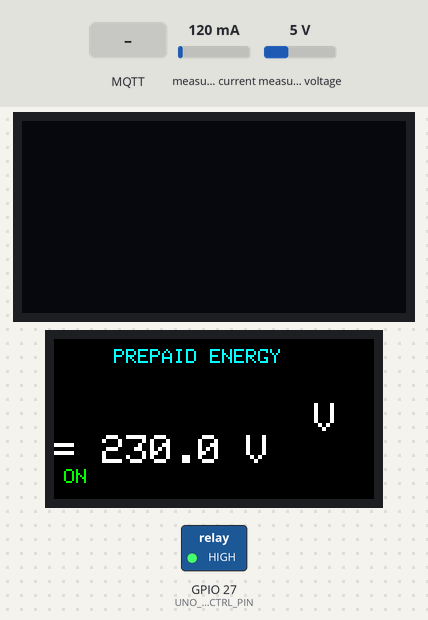
The sketch below on a simulated ESP32. On the bench: 128×64 one-colour display, 160×80 colour display, switched loads named in the sketch (green lamp = pin HIGH). The test bench sets the inputs (shaded band); at power-on: measured current 120 mA, measured voltage 5 V. WiFi joins after 1.5 s; servers stay silent unless stated; EEPROM starts erased; no MQTT or app messages arrive unless stated; pins used as bus, display or sensor lines are not drawn; what the sketch prints to the serial monitor is not drawn.

Above: at 2.9 s.
3.0 s: MQTT message "OFF" arrives on the first subscribed topic
At 5.19 s:
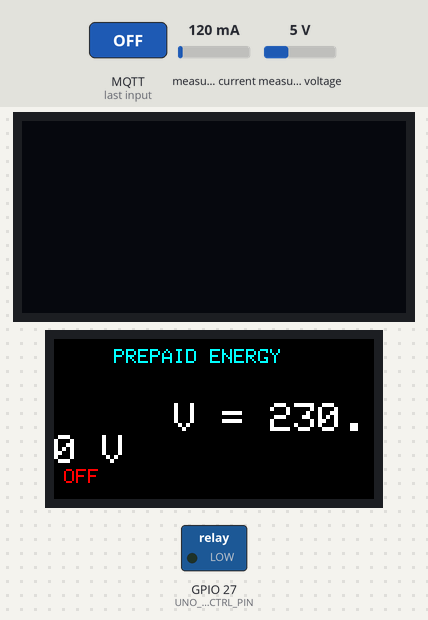
5.5 s: measured current set to 500 mA
At 6.85 s:
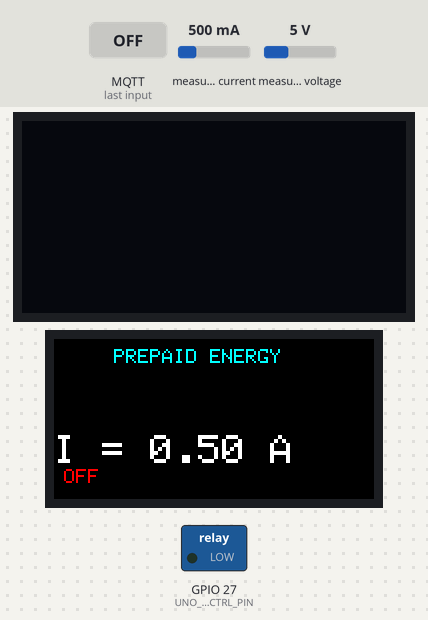
8.5 s: MQTT message "ON" arrives on the first subscribed topic
At 11.0 s:
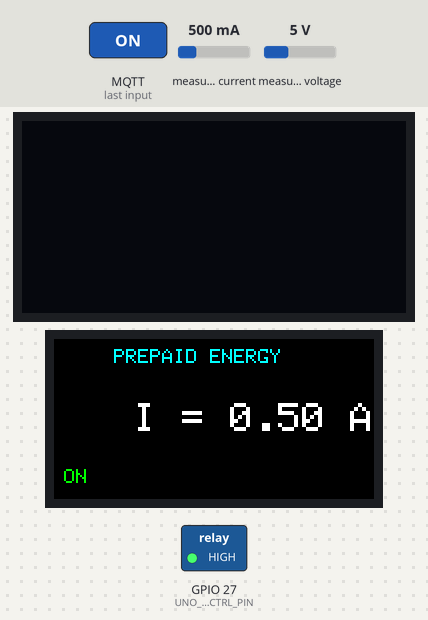
11.1 s: measured voltage set to 2.9 V
At 12.61 s:
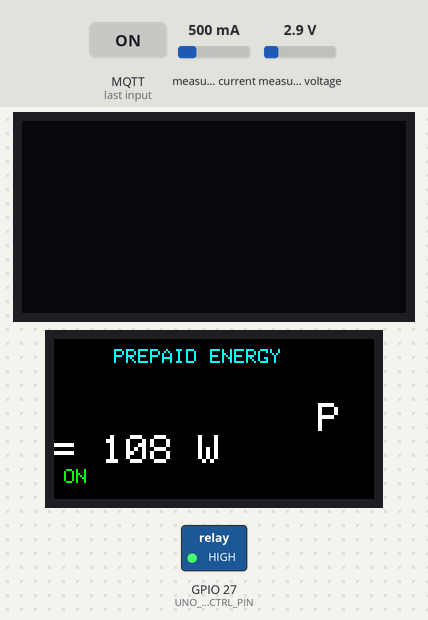
13.9 s: measured current set to 1000 mA
At 16.81 s:
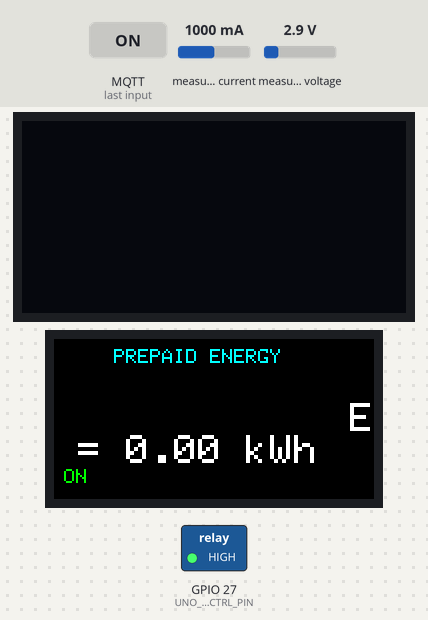
16.9 s: MQTT message "OFF" arrives on the first subscribed topic
At 20.6 s:
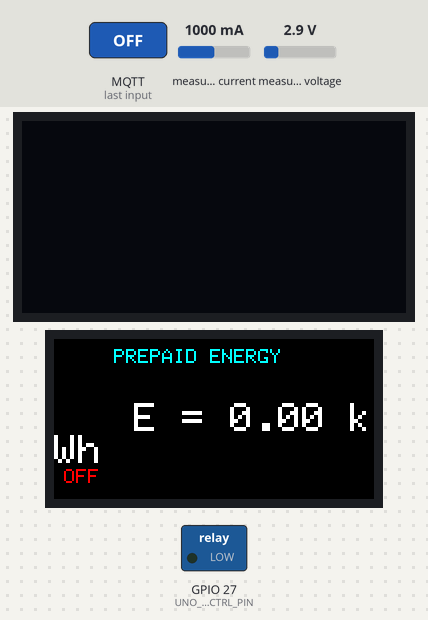
Timing chart, 0 to 22.1 s (numbered marks = the images above; inputs shaded):
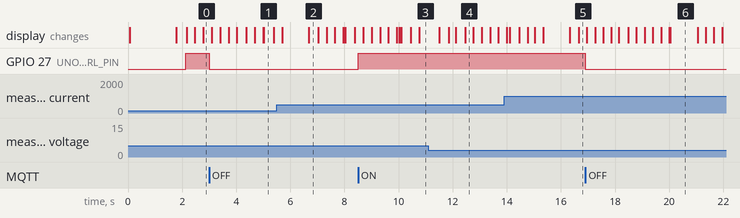

The sketch:

PRE.ino
```cpp
/************************************************************
 * ESP32 PREPAID ENERGY METER – FINAL STABLE CODE
 * OLED + TFT + Web + Firebase + UNO relay
 * LOGIC FIXED – ORIGINAL RULES PRESERVED
 ************************************************************/

#include <PZEM004Tv30.h>
#include <SPI.h>
#include <Wire.h>
#include <Adafruit_GFX.h>
#include <Adafruit_SSD1306.h>
#include <Adafruit_ST7735.h>
#include <WiFi.h>
#include <WebServer.h>
#include <ArduinoJson.h>
#include <EEPROM.h>
#include <ESP.h>
#include <PubSubClient.h>

/* ================= OLED ================= */
#define SCREEN_WIDTH 128
#define SCREEN_HEIGHT 64
#define OLED_ADDR 0x3C
Adafruit_SSD1306 display(SCREEN_WIDTH, SCREEN_HEIGHT, &Wire, -1);

/* ================= TFT ================= */
#define TFT_CS   5
#define TFT_DC   2
#define TFT_RST  4
Adafruit_ST7735 tft = Adafruit_ST7735(TFT_CS, TFT_DC, TFT_RST);

/* ================= WIFI ================= */
const char* ssid = "Allen_Allen";
const char* password = "allen2209";

#define UNO_RELAY_CTRL_PIN 27

/* ================= MQTT ================= */
const char* mqtt_server = "broker.emqx.io";
WiFiClient espClient;
PubSubClient mqttClient(espClient);

const char* topic_telemetry = "allen/energy/live";
const char* topic_status = "allen/energy/status";
const char* topic_control = "allen/energy/control";

bool manualMode = false;
bool manualRelayState = false;

void mqttCallback(char* topic, byte* payload, unsigned int length)
{
  String msg = "";
  for (unsigned int i = 0; i < length; i++) msg += (char)payload[i];

  if (String(topic) == topic_control)
  {
    if (msg == "ON") {
      manualMode = true;
      manualRelayState = true;
      digitalWrite(UNO_RELAY_CTRL_PIN, HIGH);
    }
    else if (msg == "OFF") {
      manualMode = true;
      manualRelayState = false;
      digitalWrite(UNO_RELAY_CTRL_PIN, LOW);
    }
    else if (msg == "AUTO") {
      manualMode = false;
    }
  }
}

void reconnectMQTT()
{
  while (!mqttClient.connected())
  {
    if (mqttClient.connect("ESP32_Prepaid_Meter","","",topic_status,1,true,"offline"))
    {
      mqttClient.publish(topic_status,"online",true);
      mqttClient.subscribe(topic_control);
    }
    else
    {
      delay(5000);
    }
  }
}


/* ================= PZEM ================= */
#define PZEM_RX_PIN 25
#define PZEM_TX_PIN 26
PZEM004Tv30 pzem(Serial2, PZEM_RX_PIN, PZEM_TX_PIN);

/* ================= RELAY ================= */
#define RELAY_PIN 4
#define UNO_RELAY_CTRL_PIN 27

/* ================= ESP32 → UNO SERIAL ================= */
#define UNO_RX_PIN 16
#define UNO_TX_PIN 17

/* ================= EEPROM ================= */
#define EEPROM_SIZE 128
#define BALANCE_ADDR 0
#define ENERGY_ADDR 4

/* ================= WEB ================= */
WebServer server(80);
const char* admin_username = "admin";
const char* admin_password = "admin123";

/* ================= VARIABLES ================= */
float voltage = 0, current = 0, power = 0, energy = 0;
float balance = 100.0;
float lastEnergy = 0;

bool relayState = false;
bool faultDetected = false;
bool theftDetected = false;

/* ================= THRESHOLDS ================= */
float overVoltageThreshold = 260.0;
float overCurrentThreshold = 10.0;
float theftCurrentThreshold = 0.02;
float minimumBalance = 1.0;
float costPerKWh = 0.2;

/* ================= TIMERS ================= */
unsigned long lastRead = 0;
unsigned long lastMQTT = 0;

/* ================= RUNNING TEXT ================= */
int runX = 160;
int runIndex = 0;
bool holdText = false;
unsigned long scrollTimer = 0;
unsigned long holdTimer = 0;

const unsigned long scrollSpeed = 18;
const unsigned long holdTime = 1000;

/* ===================================================== */

void setup() {
  Serial.begin(115200);
  Serial1.begin(9600, SERIAL_8N1, UNO_RX_PIN, UNO_TX_PIN);

  EEPROM.begin(EEPROM_SIZE);
  loadBalance();

  pinMode(RELAY_PIN, OUTPUT);
  pinMode(UNO_RELAY_CTRL_PIN, OUTPUT);
  digitalWrite(RELAY_PIN, HIGH);
  digitalWrite(UNO_RELAY_CTRL_PIN, LOW);

  Wire.begin(21, 22);
  display.begin(SSD1306_SWITCHCAPVCC, OLED_ADDR);
  display.clearDisplay();
  display.display();

  SPI.begin(18, -1, 23, TFT_CS);
  tft.initR(INITR_MINI160x80);
  tft.setRotation(1);
  tft.fillScreen(ST77XX_BLACK);

  WiFi.begin(ssid, password);
  Serial.print("[WIFI] Connecting");
  while (WiFi.status() != WL_CONNECTED) {
    delay(500);
    Serial.print(".");
  }
  Serial.println("\n[WIFI] Connected");

  mqttClient.setServer(mqtt_server, 1883);
  mqttClient.setCallback(mqttCallback);
  Serial.println("[MQTT] Broker Configured");

  server.on("/data", HTTP_GET, handleData);
  server.begin();

  Serial.println("[SYSTEM] Setup complete");
}

/* ===================================================== */

void loop() {

  server.handleClient();

  if (!mqttClient.connected()) reconnectMQTT();
  mqttClient.loop();

  /* ===== SENSOR + LOGIC UPDATE (EVERY 2s) ===== */
  if (millis() - lastRead > 2000) {
    lastRead = millis();

    voltage = isnan(pzem.voltage()) ? 0 : pzem.voltage();
    current = isnan(pzem.current()) ? 0 : pzem.current();
    power   = isnan(pzem.power())   ? 0 : pzem.power();
    energy  = isnan(pzem.energy())  ? 0 : pzem.energy();

    float used = energy - lastEnergy;
    if (used > 0) {
      balance -= used * costPerKWh;
      if (balance < 0) balance = 0;
      lastEnergy = energy;
      saveBalance();
    }

    faultDetected = (voltage > overVoltageThreshold ||
                     current > overCurrentThreshold);

    bool shouldRelayBeOn = (!faultDetected && balance > minimumBalance);
    theftDetected = (!shouldRelayBeOn && current > theftCurrentThreshold);
    relayState = (shouldRelayBeOn && !theftDetected);

    if(manualMode)
    {
      relayState = manualRelayState;
    }

    digitalWrite(UNO_RELAY_CTRL_PIN, relayState ? HIGH : LOW);

    /* ===== SERIAL MONITOR READINGS (RESTORED) ===== */
    Serial.println("========== ENERGY METER ==========");
    Serial.print("Voltage : "); Serial.print(voltage); Serial.println(" V");
    Serial.print("Current : "); Serial.print(current); Serial.println(" A");
    Serial.print("Power   : "); Serial.print(power);   Serial.println(" W");
    Serial.print("Energy  : "); Serial.print(energy);  Serial.println(" kWh");
    Serial.print("Balance : "); Serial.println(balance);
    Serial.print("Relay   : "); Serial.println(relayState ? "ON" : "OFF");
    Serial.print("Fault   : "); Serial.println(faultDetected ? "YES" : "NO");
    Serial.print("Theft   : "); Serial.println(theftDetected ? "YES" : "NO");
    Serial.println("==================================");

    sendDataToUno();
  }

  /* ===== MQTT UPDATE ===== */
  if (millis() - lastMQTT > 5000) {
    lastMQTT = millis();
    publishMQTT();
  }

  /* ===== DISPLAY ANIMATION (CONTINUOUS) ===== */
  updateOLED();
}

/* ================= DISPLAY UPDATE ================= */
void updateOLED() {

  unsigned long now = millis();

  String text;
  switch (runIndex) {
    case 0: text = "V = " + String(voltage,1) + " V"; break;
    case 1: text = "I = " + String(current,2) + " A"; break;
    case 2: text = "P = " + String(power,0) + " W"; break;
    case 3: text = "E = " + String(energy,2) + " kWh"; break;
    case 4: text = "BAL = " + String(balance,1); break;
  }

  if (!holdText && now - scrollTimer > scrollSpeed) {
    scrollTimer = now;
    runX--;
    if (runX <= 40) {
      holdText = true;
      holdTimer = now;
    }
  }

  if (holdText && now - holdTimer > holdTime) {
    holdText = false;
    runX = 160;
    runIndex = (runIndex + 1) % 5;
  }

  tft.fillScreen(ST77XX_BLACK);

  tft.setTextSize(1);
  tft.setTextColor(ST77XX_CYAN);
  tft.setCursor(30, 5);
  tft.print("PREPAID ENERGY");

  tft.setTextSize(2);
  tft.setTextColor(ST77XX_WHITE);
  tft.setCursor(runX, 32);
  tft.print(text);

  tft.setTextSize(1);
  tft.setCursor(5, 65);
  tft.setTextColor(relayState ? ST77XX_GREEN : ST77XX_RED);
  tft.print(relayState ? "ON" : "OFF");

  if (faultDetected) {
    tft.setCursor(130, 65);
    tft.setTextColor(ST77XX_RED);
    tft.print("F");
  }
  if (theftDetected) {
    tft.setCursor(145, 65);
    tft.setTextColor(ST77XX_ORANGE);
    tft.print("T");
  }
}

/* ================= SEND DATA TO UNO ================= */
void sendDataToUno() {
  Serial1.print("V="); Serial1.print(voltage,1);
  Serial1.print(",I="); Serial1.print(current,2);
  Serial1.print(",P="); Serial1.print(power,0);
  Serial1.print(",E="); Serial1.print(energy,2);
  Serial1.print(",B="); Serial1.print(balance,1);
  Serial1.print(",R="); Serial1.print(relayState);
  Serial1.print(",F="); Serial1.print(faultDetected);
  Serial1.print(",T="); Serial1.print(theftDetected);
  Serial1.println();
}

/* ================= FIREBASE ================= */


/* ================= EEPROM ================= */
void saveBalance() {
  EEPROM.writeFloat(BALANCE_ADDR, balance);
  EEPROM.writeFloat(ENERGY_ADDR, lastEnergy);
  EEPROM.commit();
}

void loadBalance() {
  balance = EEPROM.readFloat(BALANCE_ADDR);
  lastEnergy = EEPROM.readFloat(ENERGY_ADDR);
  if (isnan(balance) || balance < 10) balance = 100;
}

/* ================= WEB ================= */
void handleData() {
  if (!server.authenticate(admin_username, admin_password)) {
    server.send(401, "Unauthorized");
    return;
  }

  DynamicJsonDocument doc(512);
  doc["voltage"] = voltage;
  doc["current"] = current;
  doc["power"] = power;
  doc["energy"] = energy;
  doc["balance"] = balance;
  doc["relayState"] = relayState;
  doc["faultDetected"] = faultDetected;
  doc["theftDetected"] = theftDetected;

  String res;
  serializeJson(doc, res);
  server.send(200, "application/json", res);
}

void publishMQTT() {
  if(!mqttClient.connected()) return;
  DynamicJsonDocument doc(512);
  doc["voltage"]=voltage;
  doc["current"]=current;
  doc["power"]=power;
  doc["energy"]=energy;
  doc["balance"]=balance;
  doc["relayState"]=relayState;
  doc["faultDetected"]=faultDetected;
  doc["theftDetected"]=theftDetected;
  String payload;
  serializeJson(doc,payload);
  mqttClient.publish(topic_telemetry, payload.c_str(), true);

  Serial.println("[MQTT] Connecting...");

if (mqttClient.connect("ESP32_Prepaid_Meter","","",topic_status,1,true,"offline"))
{
    Serial.println("[MQTT] Connected");
    mqttClient.publish(topic_status,"online",true);
      mqttClient.subscribe(topic_control);
}
else
{
    Serial.print("[MQTT] Failed: ");
    Serial.println(mqttClient.state());
}
Serial.println("Publishing MQTT:");
Serial.println(payload);
}
```

Measured:
- after the input at 3.0 s, GPIO 27 (UNO_RELAY_CTRL_PIN): HIGH → LOW at once; the display: first differs from a run without the input after 1.4 s (image 1 shows a later state)
- after the input at 8.5 s, GPIO 27 (UNO_RELAY_CTRL_PIN): LOW → HIGH at once; the display: first differs from a run without the input after 1.9 s (image 3 shows a later state)
- after the input at 16.9 s, GPIO 27 (UNO_RELAY_CTRL_PIN): HIGH → LOW at once; the display: first differs from a run without the input after 1.6 s (image 6 shows a later state)
